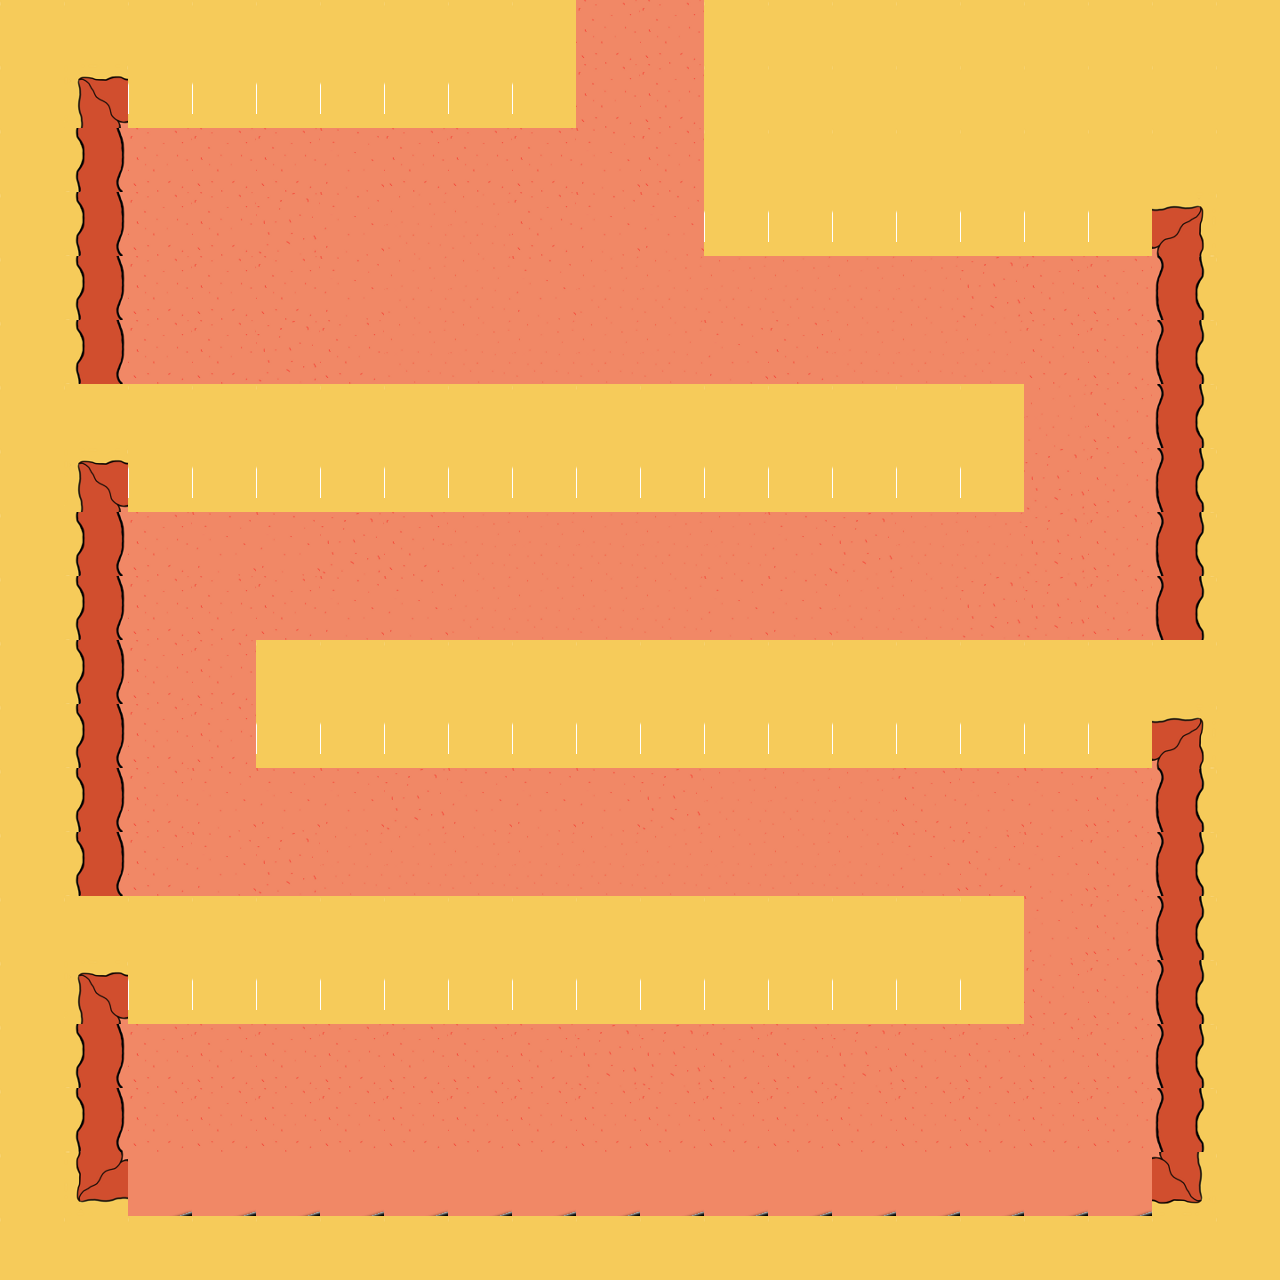

A 2D game scene composited from a Tiled map and its tileset images. What follows is a short description and the map's XML, with each tile layer's data collapsed to a summary:
An orthogonal 20x20 tile map with 64x64 px tiles, 2 tile layers (collide, graphic), 3 tilesets and 6 objects (3x turret, player, door).

<map version="1.0" orientation="orthogonal" width="20" height="20" tilewidth="64" tileheight="64">
 <tileset firstgid="1" name="tilesprite" tilewidth="64" tileheight="64" spacing="1">
  <image source="../Dropbox/GGJ13/Tiles/tilesprite.png" width="389" height="389" />
 </tileset>
 <tileset firstgid="37" name="Wall2" tilewidth="64" tileheight="64" spacing="1">
  <image source="Wall2.png" width="64" height="64" />
 </tileset>
 <tileset firstgid="38" name="Wall4" tilewidth="64" tileheight="64" spacing="1">
  <image source="Wall4.png" width="64" height="64" />
 </tileset>
 <layer name="collide" width="20" height="20">
  <data>[400 cells, 224 non-empty, 1 distinct tile ids]</data>
 </layer>
 <layer name="graphic" width="20" height="20">
  <data>[400 cells, 400 non-empty, 13 distinct tile ids]</data>
 </layer>
 <objectgroup name="entities" width="20" height="20">
  <object x="1442" y="132" />
  <object type="turret" x="262" y="632" width="126" height="114" />
  <object type="player" x="140" y="1022" width="136" height="124" />
  <object type="turret" x="882" y="892" width="136" height="90" />
  <object type="turret" x="886" y="384" width="140" height="84" />
  <object type="door" x="572" y="-2" width="130" height="124" />
 </objectgroup>
</map>